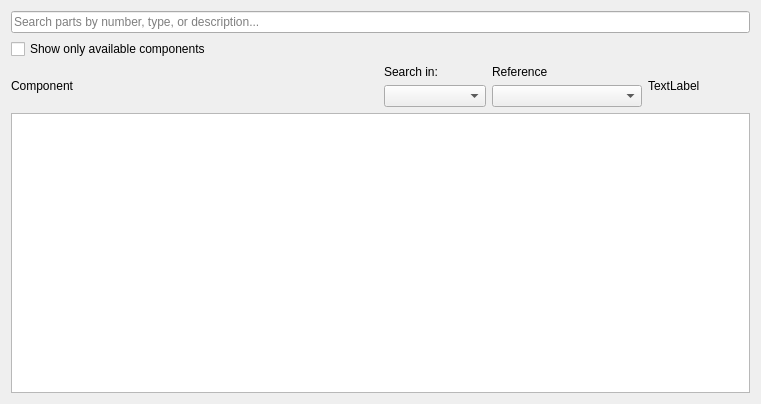
<?xml version="1.0" encoding="UTF-8"?>
<ui version="4.0">
 <class>Form</class>
 <widget class="QWidget" name="Form">
  <property name="geometry">
   <rect>
    <x>0</x>
    <y>0</y>
    <width>761</width>
    <height>218</height>
   </rect>
  </property>
  <property name="windowTitle">
   <string>Form</string>
  </property>
   <layout class="QVBoxLayout" name="verticalLayout_2">
     <item>
      <widget class="QLineEdit" name="SearchField">
       <property name="placeholderText">
        <string>Search parts by number, type, or description...</string>
       </property>
       <property name="toolTip">
        <string>Search parts by number, type, or description. Shortcuts: Ctrl+F to focus, Down arrow to navigate results, Ctrl+K to clear</string>
       </property>
       <property name="clearButtonEnabled">
        <bool>true</bool>
       </property>
      </widget>
     </item>
    <item>
     <widget class="QCheckBox" name="AvailableOnlyCheckbox">
      <property name="text">
       <string>Show only available components</string>
      </property>
      <property name="toolTip">
       <string>Filter results to only show components with available materials in the database</string>
      </property>
      <property name="checked">
       <bool>false</bool>
      </property>
     </widget>
    </item>
   <item>
    <layout class="QVBoxLayout" name="verticalLayout">
     <item>
      <layout class="QHBoxLayout" name="horizontalLayout">
       <item>
        <widget class="QLabel" name="label_5">
         <property name="text">
          <string>Component</string>
         </property>
        </widget>
       </item>
       <item>
        <layout class="QHBoxLayout" name="horizontalLayout_3">
         <item>
          <layout class="QVBoxLayout" name="verticalLayout_4">
            <item>
             <widget class="QLabel" name="label_8">
              <property name="text">
               <string>Search in:</string>
              </property>
             </widget>
            </item>
             <item>
              <widget class="QComboBox" name="Catalog">
               <property name="toolTip">
                <string>Select catalog(s) to search. Ctrl+Click for multi-select. Shortcuts: Ctrl+L to focus, Alt+A to toggle All Catalogs</string>
               </property>
              </widget>
             </item>
          </layout>
         </item>
         <item>
          <layout class="QVBoxLayout" name="verticalLayout_5">
           <item>
            <widget class="QLabel" name="label_9">
             <property name="text">
              <string>Reference</string>
             </property>
            </widget>
           </item>
           <item>
            <widget class="QComboBox" name="Reference">
             <property name="minimumSize">
              <size>
               <width>150</width>
               <height>0</height>
              </size>
             </property>
            </widget>
           </item>
          </layout>
         </item>
         <item>
          <widget class="QLabel" name="Status">
           <property name="text">
            <string>TextLabel</string>
           </property>
          </widget>
         </item>
        </layout>
       </item>
      </layout>
     </item>
    </layout>
   </item>
   <item>
    <widget class="QPlainTextEdit" name="Info">
     <property name="minimumSize">
      <size>
       <width>0</width>
       <height>280</height>
      </size>
     </property>
     <property name="font">
      <font>
       <family>Monospace</family>
      </font>
     </property>
     <property name="readOnly">
      <bool>true</bool>
     </property>
    </widget>
   </item>
   </layout>
  </widget>
  <tabstops>
   <tabstop>SearchField</tabstop>
   <tabstop>AvailableOnlyCheckbox</tabstop>
   <tabstop>Catalog</tabstop>
   <tabstop>Reference</tabstop>
   <tabstop>Info</tabstop>
  </tabstops>
  <resources/>
  <connections/>
 </ui>
